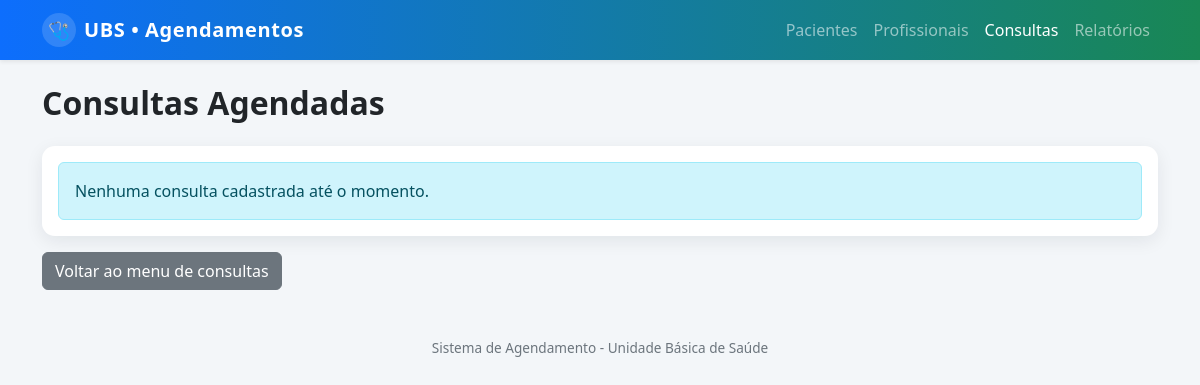
Before: /consultas with the older database file.
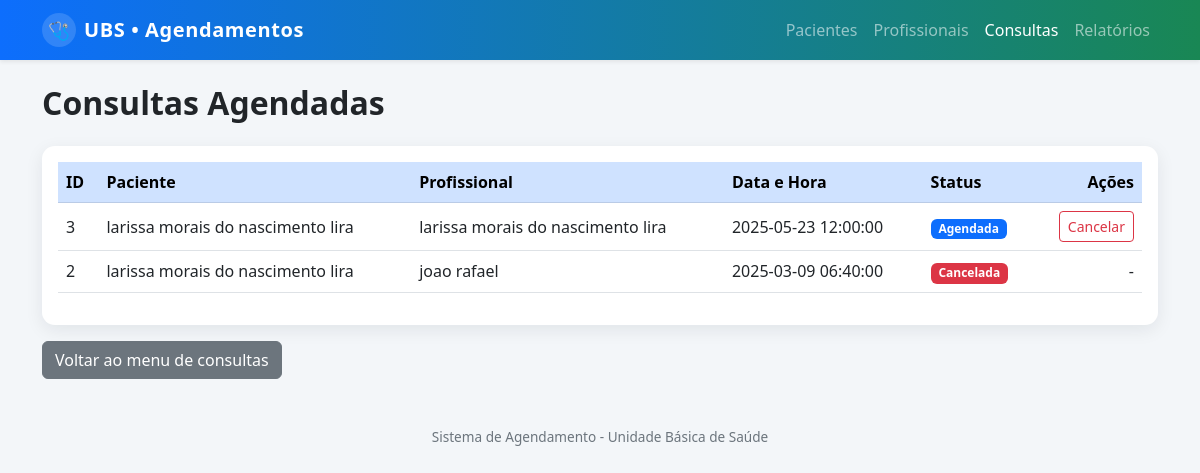
After: the same page with the newer database file.
### tables this page shows
CREATE TABLE consultas(
        id INTEGER PRIMARY KEY AUTOINCREMENT,
        id_paciente INTEGER NOT NULL,
        id_profissional INTEGER NOT NULL,
        data_hora DATETIME NOT NULL,
        status TEXT DEFAULT 'agendada',
        
        FOREIGN KEY (id_paciente) REFERENCES pacientes (id) 
            ON DELETE CASCADE, 
        FOREIGN KEY (id_profissional) REFERENCES profissionais (id)
            ON DELETE SET NULL
    );

CREATE TABLE pacientes(
        id INTEGER PRIMARY KEY AUTOINCREMENT, 
        nome_completo TEXT NOT NULL, 
        cpf TEXT NOT NULL UNIQUE, 
        data_nascimento TEXT, 
        telefone TEXT 
    );

CREATE TABLE profissionais (
        id INTEGER PRIMARY KEY AUTOINCREMENT,
        nome_completo TEXT NOT NULL,
        crm TEXT NOT NULL UNIQUE,
        especialidade TEXT 
    );

### app.py (the view)
@app.route('/consultas')
def listar_consultas():
    conn = conectar()
    cursor = conn.cursor()
    cursor.execute("""
        SELECT c.id, p.nome_completo, pr.nome_completo, c.data_hora, c.status
        FROM consultas c
        JOIN pacientes p ON p.id = c.id_paciente
        JOIN profissionais pr ON pr.id = c.id_profissional
        ORDER BY c.data_hora DESC
    """)
    consultas = cursor.fetchall()
    conn.close()
    return render_template('consultas/listar.html', consultas=consultas)

### database.py (called while the page is built)
def conectar(): # Define a função 'conectar' que será usada para abrir a conexão com o banco.
    con = sqlite3.connect("ubs.db", check_same_thread=False)
    con.row_factory = sqlite3.Row
    return con # Retorna o objeto de conexão para quem chamou a função.

### templates/consultas/listar.html
{% extends "base.html" %}
{% block content %}
<h2 class="mb-4 fw-semibold">Consultas Agendadas</h2>
<div class="card card-ubs">
    <div class="card-body">
        {% if consultas %}
        <div class="table-responsive">
            <table class="table table-hover align-middle">
                <thead class="table-primary">
                    <tr>
                        <th>ID</th>
                        <th>Paciente</th>
                        <th>Profissional</th>
                        <th>Data e Hora</th>
                        <th>Status</th>
                        <th class="text-end">Ações</th>
                    </tr>
                </thead>
                <tbody>
                    {% for c in consultas %}
                    <tr>
                        <td>{{ c[0] }}</td>
                        <td>{{ c[1] }}</td>
                        <td>{{ c[2] }}</td>
                        <td>{{ c[3] }}</td>
                        <td>
                            {% if c[4] == 'agendada' %}
                                <span class="badge badge-status-agendada text-white">Agendada</span>
                            {% elif c[4] == 'cancelada' %}
                                <span class="badge badge-status-cancelada text-white">Cancelada</span>
                            {% else %}
                                <span class="badge badge-status-padrao text-white">{{ c[4] }}</span>
                            {% endif %}
                        </td>
                        <td class="text-end">
                            {% if c[4] != 'cancelada' %}
                            <a href="{{ url_for('cancelar_consulta', id=c[0]) }}" class="btn btn-sm btn-outline-danger">
                                Cancelar
                            </a>
                            {% else %}
                            -
                            {% endif %}
                        </td>
                    </tr>
                    {% endfor %}
                </tbody>
            </table>
        </div>
        {% else %}
            <div class="alert alert-info mb-0">
                Nenhuma consulta cadastrada até o momento.
            </div>
        {% endif %}
    </div>
</div>
<a href="{{ url_for('menu_consultas') }}" class="btn btn-secondary mt-3">
       Voltar ao menu de consultas
</a>
{% endblock %}

Changed rows visible on the page:
added consultas: id "3", nome_completo "larissa morais do nascimento lira", data_hora "2025-05-23 12:00:00", status "Agendada"
now on this page (row unchanged): consultas: id "2", nome_completo "larissa morais do nascimento lira", nome_completo "joao rafael", data_hora "2025-03-09 06:40:00", status "Cancelada"
Other visible differences:
text no longer shown: "Nenhuma consulta cadastrada até o momento."
text now shown: "ID Paciente Profissional Data e Hora Status Ações"
